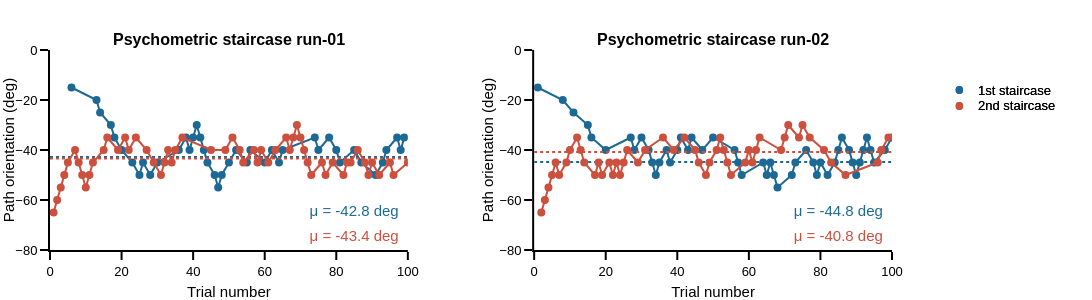

Notebook cell for this chart:
### Markdown cell above
#### Perception analysis output graph

### Code cell
# general figure settings
template_specs = dict(  axes_color="rgba(0, 0, 0, 1)",
                        axes_width=2,
                        axes_font_size=13,
                        bg_col="rgba(255, 255, 255, 1)",
                        font='Helvetica',
                        title_font_size=15,
                        plot_width=1.5)
fig_template = plotly_template(template_specs)

# figure specific settings
colors_panel = px.colors.qualitative.Prism
subplot_titles = ('<b>Psychometric staircase run-01<b>', '<b>Psychometric staircase run-02<b>')

runs = ['run-01', 'run-02']
scs = ['1st staircase', '2nd staircase']
sc_cols = [colors_panel[1], colors_panel[7]]
x_legend = 1.1
y_legend_step = 0.08
y_legend_sc = 0.8
rad_leg = 0.04

# subplot settings
rows, cols = 1, 2
fig_height, fig_width = 300, 500 * cols +100
column_widths, row_heights = [1,1],[1]
sb_specs = [[{},{}]]
fig = make_subplots(rows=rows, cols=cols, print_grid=False, vertical_spacing=0.2, horizontal_spacing=0.15, 
                    column_widths=column_widths, row_heights=row_heights, subplot_titles=subplot_titles)
# Right / Left saccades
# ---------------------
for run_num, run in enumerate(runs):
    for sc_num, sc in enumerate(scs):
        if sc_num == 0:y_txt = [-65]
        elif sc_num == 1:y_txt = [-75]
        # plot
        df_cond = df_all.loc[(df_all.staircase_num == sc_num+1) & (df_all.run_number==run_num+1)]
        
        fig.append_trace(go.Scatter(x=df_cond.trial_number,
                                    y=df_cond.ext_mot_ori,
                                    name=sc, mode='markers+lines', marker_color=sc_cols[sc_num], 
                                    marker_size=8, marker_opacity=1, line_width=2,
                                    marker_line_width=0, marker_symbol='circle'), row=1, col=run_num+1)

        # compute pse
        pse_cond = df_cond.ext_mot_ori[-26:-1].mean()
        x_pse = np.arange(0,101,1)
        y_pse = x_pse * 0 + pse_cond
        fig.append_trace(go.Scatter(x=x_pse, y=y_pse, mode='lines', marker_color=sc_cols[sc_num], 
                                    line_dash='dot', line_width=2), row=1, col=run_num+1)
        fig.append_trace(go.Scatter(x=[85], y=y_txt, mode="text", text="μ = {:2.1f} deg".format(pse_cond),
                         textfont_color=sc_cols[sc_num], textfont_size=15), row=1, col=run_num+1)
        
        # legend
        fig.add_annotation(xref='paper', yref='paper', x=x_legend, y=y_legend_sc - y_legend_step * sc_num, 
                           text=sc, showarrow=False, font_size = template_specs['axes_font_size'], xanchor = 'left', yanchor='middle')
        fig.add_shape(type='circle', xref='paper', yref='paper', fillcolor=sc_cols[sc_num],line_width=0,
                      x0=x_legend - 0.02 - rad_leg / 9, y0=y_legend_sc - y_legend_step * sc_num - rad_leg / 2, 
                      x1=x_legend - 0.02 + rad_leg / 9, y1=y_legend_sc - y_legend_step * sc_num + rad_leg / 2)
    
# axes settings
for row in np.arange(rows):
    for col in np.arange(cols):
            
        fig.update_xaxes(visible=True, ticklen=8, linewidth=template_specs['axes_width'], 
                         range=[0,100], title='Trial number', row=row+1, col=col+1)
        fig.update_yaxes(visible=True, ticklen=8, linewidth=template_specs['axes_width'], 
                         title='Path orientation (deg)', range=[-80,0], row=row+1, col=col+1)
    
# Save figure
fig.layout.update(template=fig_template, width=fig_width, height=fig_height, margin_l=50, 
                  margin_r=200, margin_t=50, margin_b=50,  showlegend=False)
fig.show()
if not os.path.exists(fig_dir):os.mkdir(fig_dir)
fig.write_image('{}/{}_staircase.pdf'.format(fig_dir, subject))

### Figure 1 — Plotly figure (JSON) as saved in the notebook; plotly's stock layout.template omitted (floating-point values rounded to 4 significant figures)
{"data": [{"line": {"width": 2}, "marker": {"color": "rgb(29, 105, 150)", "line": {"width": 0}, "opacity": 1, "size": 8, "symbol": "circle"}, "mode": "markers+lines", "name": "1st staircase", "type": "scatter", "x": [6, 13, 14, 17, 18, 20, 23, 25, 26, 28, 30, 36, 38, 39, 40, 41, 42, 43, 44, 46, 47, 48, 50, 52, 55, 56, 60, 62, 64, 65, 74, 75, 78, 80, 81, 85, 87, 91, 93, 94, 97, 98, 99], "xaxis": "x", "y": [-15, -20, -25, -30, -35, -40, -45, -50, -45, -50, -45, -40, -35, -40, -35, -30, -35, -40, -45, -50, -55, -50, -45, -40, -45, -40, -45, -40, -45, -40, -35, -40, -35, -40, -45, -40, -45, -50, -45, -40, -35, -40, -35], "yaxis": "y"}, {"line": {"dash": "dot", "width": 2}, "marker": {"color": "rgb(29, 105, 150)"}, "mode": "lines", "type": "scatter", "x": [0, 1, 2, 3, 4, 5, 6, 7, 8, 9, 10, 11, 12, 13, 14, 15, 16, 17, 18, 19, 20, 21, 22, 23, 24, 25, 26, 27, 28, 29, 30, 31, 32, 33, 34, 35, 36, 37, 38, 39, 40, 41, 42, 43, 44, 45, 46, 47, 48, 49, 50, 51, 52, 53, 54, 55, 56, 57, 58, 59, 60, 61, 62, 63, 64, 65, 66, 67, 68, 69, 70, 71, 72, 73, 74, 75, 76, 77, 78, 79, 80, 81, 82, 83, 84, 85, 86, 87, 88, 89, 90, 91, 92, 93, 94, 95, 96, 97, 98, 99, 100], "xaxis": "x", "y": [-42.8, -42.8, -42.8, -42.8, -42.8, -42.8, -42.8, -42.8, -42.8, -42.8, -42.8, -42.8, -42.8, -42.8, -42.8, -42.8, -42.8, -42.8, -42.8, -42.8, -42.8, -42.8, -42.8, -42.8, -42.8, -42.8, -42.8, -42.8, -42.8, -42.8, -42.8, -42.8, -42.8, -42.8, -42.8, -42.8, -42.8, -42.8, -42.8, -42.8, -42.8, -42.8, -42.8, -42.8, -42.8, -42.8, -42.8, -42.8, -42.8, -42.8, -42.8, -42.8, -42.8, -42.8, -42.8, -42.8, -42.8, -42.8, -42.8, -42.8, -42.8, -42.8, -42.8, -42.8, -42.8, -42.8, -42.8, -42.8, -42.8, -42.8, -42.8, -42.8, -42.8, -42.8, -42.8, -42.8, -42.8, -42.8, -42.8, -42.8, -42.8, -42.8, -42.8, -42.8, -42.8, -42.8, -42.8, -42.8, -42.8, -42.8, -42.8, -42.8, -42.8, -42.8, -42.8, -42.8, -42.8, -42.8, -42.8, -42.8, -42.8], "yaxis": "y"}, {"mode": "text", "text": "μ = -42.8 deg", "textfont": {"color": "rgb(29, 105, 150)", "size": 15}, "type": "scatter", "x": [85], "xaxis": "x", "y": [-65], "yaxis": "y"}, {"line": {"width": 2}, "marker": {"color": "rgb(204, 80, 62)", "line": {"width": 0}, "opacity": 1, "size": 8, "symbol": "circle"}, "mode": "markers+lines", "name": "2nd staircase", "type": "scatter", "x": [1, 2, 3, 4, 5, 7, 8, 9, 10, 11, 12, 15, 16, 19, 21, 22, 24, 27, 29, 31, 32, 33, 34, 35, 37, 45, 49, 51, 53, 54, 57, 58, 59, 61, 63, 66, 67, 68, 69, 70, 71, 72, 73, 76, 77, 79, 82, 83, 84, 86, 88, 89, 90, 92, 95, 96, 100], "xaxis": "x", "y": [-65, -60, -55, -50, -45, -40, -45, -50, -55, -50, -45, -40, -35, -40, -35, -40, -35, -40, -45, -50, -45, -40, -45, -40, -35, -40, -40, -35, -40, -45, -40, -45, -40, -45, -40, -35, -40, -35, -30, -35, -40, -45, -50, -45, -50, -45, -50, -45, -45, -40, -45, -50, -45, -50, -45, -50, -45], "yaxis": "y"}, {"line": {"dash": "dot", "width": 2}, "marker": {"color": "rgb(204, 80, 62)"}, "mode": "lines", "type": "scatter", "x": [0, 1, 2, 3, 4, 5, 6, 7, 8, 9, 10, 11, 12, 13, 14, 15, 16, 17, 18, 19, 20, 21, 22, 23, 24, 25, 26, 27, 28, 29, 30, 31, 32, 33, 34, 35, 36, 37, 38, 39, 40, 41, 42, 43, 44, 45, 46, 47, 48, 49, 50, 51, 52, 53, 54, 55, 56, 57, 58, 59, 60, 61, 62, 63, 64, 65, 66, 67, 68, 69, 70, 71, 72, 73, 74, 75, 76, 77, 78, 79, 80, 81, 82, 83, 84, 85, 86, 87, 88, 89, 90, 91, 92, 93, 94, 95, 96, 97, 98, 99, 100], "xaxis": "x", "y": [-43.4, -43.4, -43.4, -43.4, -43.4, -43.4, -43.4, -43.4, -43.4, -43.4, -43.4, -43.4, -43.4, -43.4, -43.4, -43.4, -43.4, -43.4, -43.4, -43.4, -43.4, -43.4, -43.4, -43.4, -43.4, -43.4, -43.4, -43.4, -43.4, -43.4, -43.4, -43.4, -43.4, -43.4, -43.4, -43.4, -43.4, -43.4, -43.4, -43.4, -43.4, -43.4, -43.4, -43.4, -43.4, -43.4, -43.4, -43.4, -43.4, -43.4, -43.4, -43.4, -43.4, -43.4, -43.4, -43.4, -43.4, -43.4, -43.4, -43.4, -43.4, -43.4, -43.4, -43.4, -43.4, -43.4, -43.4, -43.4, -43.4, -43.4, -43.4, -43.4, -43.4, -43.4, -43.4, -43.4, -43.4, -43.4, -43.4, -43.4, -43.4, -43.4, -43.4, -43.4, -43.4, -43.4, -43.4, -43.4, -43.4, -43.4, -43.4, -43.4, -43.4, -43.4, -43.4, -43.4, -43.4, -43.4, -43.4, -43.4, -43.4], "yaxis": "y"}, {"mode": "text", "text": "μ = -43.4 deg", "textfont": {"color": "rgb(204, 80, 62)", "size": 15}, "type": "scatter", "x": [85], "xaxis": "x", "y": [-75], "yaxis": "y"}, {"line": {"width": 2}, "marker": {"color": "rgb(29, 105, 150)", "line": {"width": 0}, "opacity": 1, "size": 8, "symbol": "circle"}, "mode": "markers+lines", "name": "1st staircase", "type": "scatter", "x": [1, 8, 11, 15, 16, 20, 27, 28, 30, 32, 33, 34, 35, 37, 38, 40, 41, 43, 44, 47, 50, 56, 57, 58, 64, 65, 66, 67, 68, 72, 73, 76, 78, 79, 80, 82, 84, 85, 86, 88, 89, 90, 91, 92, 93, 94, 95, 98, 100], "xaxis": "x2", "y": [-15, -20, -25, -30, -35, -40, -35, -40, -35, -40, -45, -50, -45, -40, -45, -40, -35, -40, -35, -40, -35, -40, -45, -50, -45, -50, -45, -50, -55, -50, -45, -40, -45, -50, -45, -50, -45, -40, -35, -40, -45, -50, -45, -40, -35, -40, -45, -40, -35], "yaxis": "y2"}, {"line": {"dash": "dot", "width": 2}, "marker": {"color": "rgb(29, 105, 150)"}, "mode": "lines", "type": "scatter", "x": [0, 1, 2, 3, 4, 5, 6, 7, 8, 9, 10, 11, 12, 13, 14, 15, 16, 17, 18, 19, 20, 21, 22, 23, 24, 25, 26, 27, 28, 29, 30, 31, 32, 33, 34, 35, 36, 37, 38, 39, 40, 41, 42, 43, 44, 45, 46, 47, 48, 49, 50, 51, 52, 53, 54, 55, 56, 57, 58, 59, 60, 61, 62, 63, 64, 65, 66, 67, 68, 69, 70, 71, 72, 73, 74, 75, 76, 77, 78, 79, 80, 81, 82, 83, 84, 85, 86, 87, 88, 89, 90, 91, 92, 93, 94, 95, 96, 97, 98, 99, 100], "xaxis": "x2", "y": [-44.8, -44.8, -44.8, -44.8, -44.8, -44.8, -44.8, -44.8, -44.8, -44.8, -44.8, -44.8, -44.8, -44.8, -44.8, -44.8, -44.8, -44.8, -44.8, -44.8, -44.8, -44.8, -44.8, -44.8, -44.8, -44.8, -44.8, -44.8, -44.8, -44.8, -44.8, -44.8, -44.8, -44.8, -44.8, -44.8, -44.8, -44.8, -44.8, -44.8, -44.8, -44.8, -44.8, -44.8, -44.8, -44.8, -44.8, -44.8, -44.8, -44.8, -44.8, -44.8, -44.8, -44.8, -44.8, -44.8, -44.8, -44.8, -44.8, -44.8, -44.8, -44.8, -44.8, -44.8, -44.8, -44.8, -44.8, -44.8, -44.8, -44.8, -44.8, -44.8, -44.8, -44.8, -44.8, -44.8, -44.8, -44.8, -44.8, -44.8, -44.8, -44.8, -44.8, -44.8, -44.8, -44.8, -44.8, -44.8, -44.8, -44.8, -44.8, -44.8, -44.8, -44.8, -44.8, -44.8, -44.8, -44.8, -44.8, -44.8, -44.8], "yaxis": "y2"}, {"mode": "text", "text": "μ = -44.8 deg", "textfont": {"color": "rgb(29, 105, 150)", "size": 15}, "type": "scatter", "x": [85], "xaxis": "x2", "y": [-65], "yaxis": "y2"}, {"line": {"width": 2}, "marker": {"color": "rgb(204, 80, 62)", "line": {"width": 0}, "opacity": 1, "size": 8, "symbol": "circle"}, "mode": "markers+lines", "name": "2nd staircase", "type": "scatter", "x": [2, 3, 4, 5, 6, 7, 9, 10, 12, 13, 14, 17, 18, 19, 21, 22, 23, 24, 25, 26, 29, 31, 36, 39, 42, 45, 46, 48, 49, 51, 52, 53, 54, 55, 59, 60, 61, 62, 63, 69, 70, 71, 74, 75, 77, 81, 83, 87, 96, 97, 99], "xaxis": "x2", "y": [-65, -60, -55, -50, -45, -50, -45, -40, -35, -40, -45, -50, -45, -50, -45, -50, -45, -50, -45, -40, -45, -40, -35, -40, -35, -40, -45, -50, -45, -40, -35, -40, -45, -50, -45, -40, -45, -40, -35, -40, -35, -30, -35, -30, -35, -40, -45, -50, -45, -40, -35], "yaxis": "y2"}, {"line": {"dash": "dot", "width": 2}, "marker": {"color": "rgb(204, 80, 62)"}, "mode": "lines", "type": "scatter", "x": [0, 1, 2, 3, 4, 5, 6, 7, 8, 9, 10, 11, 12, 13, 14, 15, 16, 17, 18, 19, 20, 21, 22, 23, 24, 25, 26, 27, 28, 29, 30, 31, 32, 33, 34, 35, 36, 37, 38, 39, 40, 41, 42, 43, 44, 45, 46, 47, 48, 49, 50, 51, 52, 53, 54, 55, 56, 57, 58, 59, 60, 61, 62, 63, 64, 65, 66, 67, 68, 69, 70, 71, 72, 73, 74, 75, 76, 77, 78, 79, 80, 81, 82, 83, 84, 85, 86, 87, 88, 89, 90, 91, 92, 93, 94, 95, 96, 97, 98, 99, 100], "xaxis": "x2", "y": [-40.8, -40.8, -40.8, -40.8, -40.8, -40.8, -40.8, -40.8, -40.8, -40.8, -40.8, -40.8, -40.8, -40.8, -40.8, -40.8, -40.8, -40.8, -40.8, -40.8, -40.8, -40.8, -40.8, -40.8, -40.8, -40.8, -40.8, -40.8, -40.8, -40.8, -40.8, -40.8, -40.8, -40.8, -40.8, -40.8, -40.8, -40.8, -40.8, -40.8, -40.8, -40.8, -40.8, -40.8, -40.8, -40.8, -40.8, -40.8, -40.8, -40.8, -40.8, -40.8, -40.8, -40.8, -40.8, -40.8, -40.8, -40.8, -40.8, -40.8, -40.8, -40.8, -40.8, -40.8, -40.8, -40.8, -40.8, -40.8, -40.8, -40.8, -40.8, -40.8, -40.8, -40.8, -40.8, -40.8, -40.8, -40.8, -40.8, -40.8, -40.8, -40.8, -40.8, -40.8, -40.8, -40.8, -40.8, -40.8, -40.8, -40.8, -40.8, -40.8, -40.8, -40.8, -40.8, -40.8, -40.8, -40.8, -40.8, -40.8, -40.8], "yaxis": "y2"}, {"mode": "text", "text": "μ = -40.8 deg", "textfont": {"color": "rgb(204, 80, 62)", "size": 15}, "type": "scatter", "x": [85], "xaxis": "x2", "y": [-75], "yaxis": "y2"}], "layout": {"annotations": [{"font": {"size": 16}, "showarrow": false, "text": "<b>Psychometric staircase run-01<b>", "x": 0.2125, "xanchor": "center", "xref": "paper", "y": 1, "yanchor": "bottom", "yref": "paper"}, {"font": {"size": 16}, "showarrow": false, "text": "<b>Psychometric staircase run-02<b>", "x": 0.7875, "xanchor": "center", "xref": "paper", "y": 1, "yanchor": "bottom", "yref": "paper"}, {"font": {"size": 13}, "showarrow": false, "text": "1st staircase", "x": 1.1, "xanchor": "left", "xref": "paper", "y": 0.8, "yanchor": "middle", "yref": "paper"}, {"font": {"size": 13}, "showarrow": false, "text": "2nd staircase", "x": 1.1, "xanchor": "left", "xref": "paper", "y": 0.72, "yanchor": "middle", "yref": "paper"}, {"font": {"size": 13}, "showarrow": false, "text": "1st staircase", "x": 1.1, "xanchor": "left", "xref": "paper", "y": 0.8, "yanchor": "middle", "yref": "paper"}, {"font": {"size": 13}, "showarrow": false, "text": "2nd staircase", "x": 1.1, "xanchor": "left", "xref": "paper", "y": 0.72, "yanchor": "middle", "yref": "paper"}], "height": 300, "margin": {"b": 50, "l": 50, "r": 200, "t": 50}, "shapes": [{"fillcolor": "rgb(29, 105, 150)", "line": {"width": 0}, "type": "circle", "x0": 1.076, "x1": 1.084, "xref": "paper", "y0": 0.78, "y1": 0.82, "yref": "paper"}, {"fillcolor": "rgb(204, 80, 62)", "line": {"width": 0}, "type": "circle", "x0": 1.076, "x1": 1.084, "xref": "paper", "y0": 0.7, "y1": 0.74, "yref": "paper"}, {"fillcolor": "rgb(29, 105, 150)", "line": {"width": 0}, "type": "circle", "x0": 1.076, "x1": 1.084, "xref": "paper", "y0": 0.78, "y1": 0.82, "yref": "paper"}, {"fillcolor": "rgb(204, 80, 62)", "line": {"width": 0}, "type": "circle", "x0": 1.076, "x1": 1.084, "xref": "paper", "y0": 0.7, "y1": 0.74, "yref": "paper"}], "showlegend": false, "width": 1100, "xaxis": {"anchor": "y", "domain": [0, 0.425], "linewidth": 2, "range": [0, 100], "ticklen": 8, "title": {"text": "Trial number"}, "type": "linear", "visible": true}, "xaxis2": {"anchor": "y2", "domain": [0.575, 1], "linewidth": 2, "range": [0, 100], "ticklen": 8, "title": {"text": "Trial number"}, "type": "linear", "visible": true}, "yaxis": {"anchor": "x", "domain": [0, 1], "linewidth": 2, "range": [-80, 0], "ticklen": 8, "title": {"text": "Path orientation (deg)"}, "type": "linear", "visible": true}, "yaxis2": {"anchor": "x2", "domain": [0, 1], "linewidth": 2, "range": [-80, 0], "ticklen": 8, "title": {"text": "Path orientation (deg)"}, "type": "linear", "visible": true}}}
